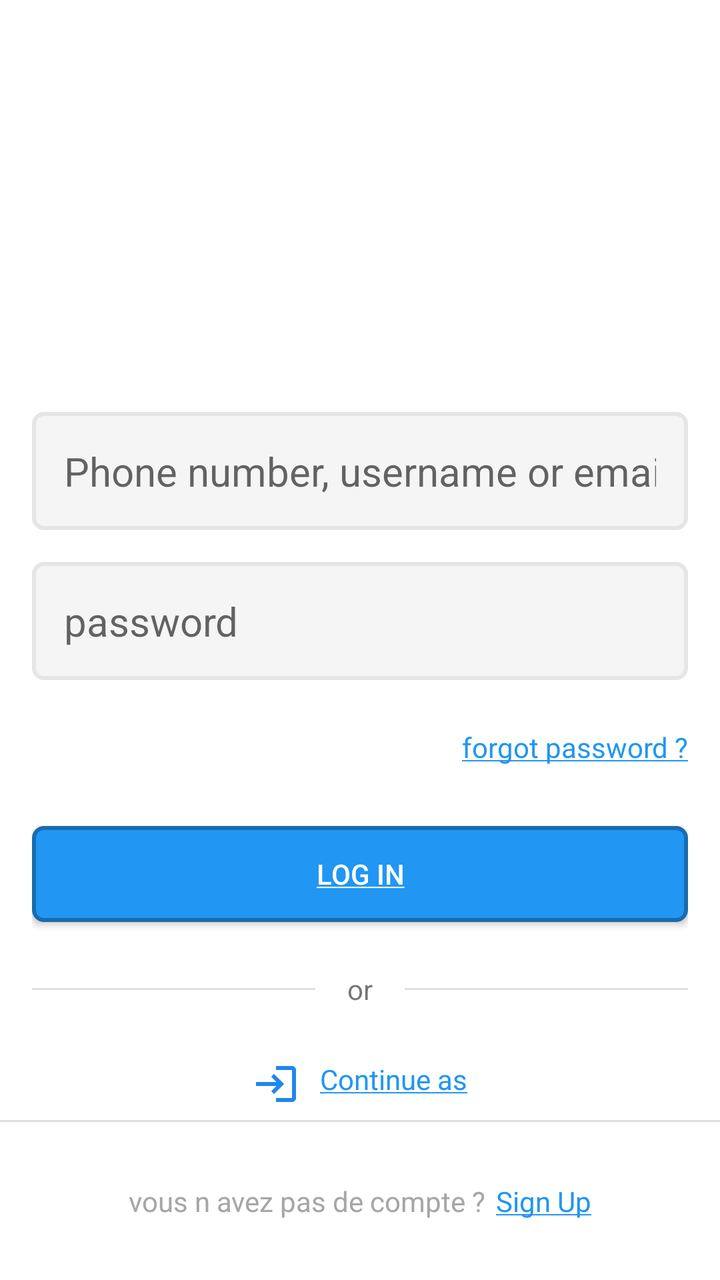
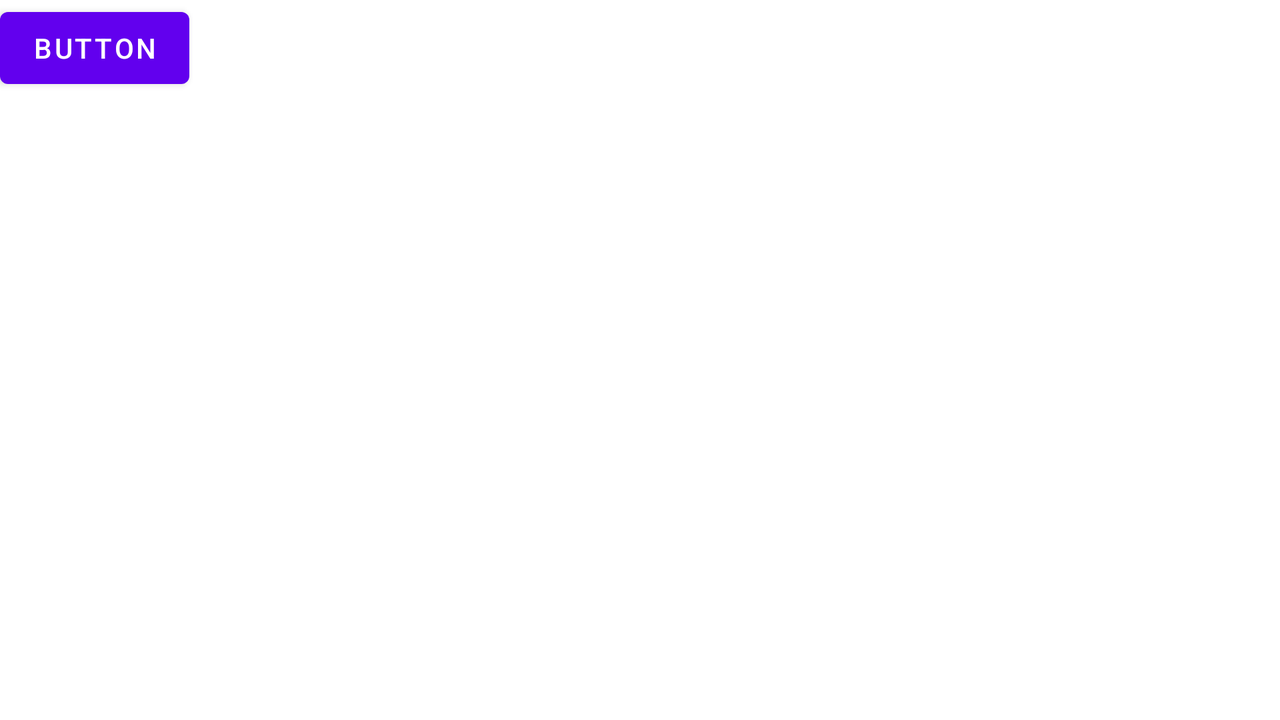

Compare how this app lays out the same screen by default and in its alternative resource folder. The renders come first, then the two layout files and the values they reference.
<!-- AndroidManifest.xml: application theme Theme.Seance2 -->
<!-- res/layout/activity_login.xml -->
<?xml version="1.0" encoding="utf-8"?>
<LinearLayout xmlns:android="http://schemas.android.com/apk/res/android"
    xmlns:app="http://schemas.android.com/apk/res-auto"
    xmlns:tools="http://schemas.android.com/tools"
    android:id="@+id/main"
    android:layout_width="match_parent"
    android:layout_height="match_parent"
    android:orientation="vertical"
    tools:context=".LoginActivity">

    <LinearLayout
        android:id="@+id/headerLayout"
        android:layout_width="match_parent"
        android:layout_height="200dp"
        android:gravity="bottom"
        android:orientation="horizontal">

        <ImageView
            android:id="@+id/imageView2"
            android:layout_width="wrap_content"
            android:layout_height="100dp"
            android:src="@drawable/instagram" />
    </LinearLayout>

    <LinearLayout
        android:id="@+id/mainLayout"
        android:layout_width="match_parent"
        android:layout_height="match_parent"
        android:layout_marginLeft="16dp"
        android:layout_marginRight="16dp"
        android:gravity="center"
        android:layout_weight="1"
        android:orientation="vertical">

        <EditText
            android:id="@+id/username"
            android:layout_width="match_parent"
            android:layout_height="wrap_content"
            android:layout_marginBottom="16dp"
            android:background="@drawable/bg_input"
            android:ems="10"
            android:hint="@string/username"
            android:inputType="text"
            android:padding="16dp"
            android:textSize="20sp" />

        <EditText
            android:id="@+id/password"
            android:layout_width="match_parent"
            android:layout_height="wrap_content"
            android:layout_marginBottom="24dp"
            android:background="@drawable/bg_input"
            android:ems="10"
            android:hint="@string/password"
            android:inputType="text"
            android:padding="16dp"
            android:textSize="20sp" />

        <TextView
            android:id="@+id/forgot"
            android:layout_width="match_parent"
            android:layout_height="wrap_content"
            android:gravity="right"
            android:text="@string/forgot_password"
            android:textColor="@color/blue" />

        <androidx.appcompat.widget.AppCompatButton
            android:id="@+id/login"
            android:layout_width="match_parent"
            android:layout_height="wrap_content"
            android:layout_marginTop="30dp"
            android:background="@drawable/login_bg"
            android:text="@string/login"
            android:textColor="@color/white" />

        <LinearLayout
            android:layout_width="match_parent"
            android:layout_height="wrap_content"
            android:layout_marginTop="24dp"
            android:gravity="center"
            android:orientation="horizontal">

            <View
                android:id="@+id/divider2"
                android:layout_width="match_parent"
                android:layout_height="1dp"
                android:layout_weight="1"
                android:background="?android:attr/listDivider" />

            <TextView
                android:id="@+id/textView8"
                android:layout_width="wrap_content"
                android:layout_height="wrap_content"
                android:layout_marginLeft="16dp"
                android:layout_marginRight="16dp"
                android:text="or" />

            <View
                android:id="@+id/divider3"
                android:layout_width="match_parent"
                android:layout_height="1dp"
                android:layout_weight="1"
                android:background="?android:attr/listDivider" />
        </LinearLayout>

        <LinearLayout
            android:layout_width="match_parent"
            android:layout_height="wrap_content"
            android:gravity="center_horizontal"
            android:orientation="horizontal">

            <TextView
                android:id="@+id/facebook"
                android:layout_width="wrap_content"
                android:layout_height="wrap_content"

                android:drawableLeft="@drawable/outline_login_24"
                android:drawablePadding="10dp"
                android:layout_marginTop="26dp"
                android:text="@string/continue_as"
                android:textAlignment="textEnd"
                android:textColor="@color/blue" />



        </LinearLayout>

    </LinearLayout>

    <LinearLayout
        android:id="@+id/footerLayout"
        android:layout_width="match_parent"
        android:layout_height="80dp"
        android:gravity="center"
        android:orientation="vertical">

        <View
            android:id="@+id/divider"
            android:layout_width="match_parent"
            android:layout_height="1dp"
            android:background="?android:attr/listDivider" />

        <LinearLayout
            android:layout_width="match_parent"
            android:layout_height="match_parent"
            android:gravity="center"
            android:orientation="horizontal">

            <TextView
                android:id="@+id/textView"
                android:layout_width="wrap_content"
                android:layout_height="wrap_content"
                android:layout_marginRight="5dp"
                android:text="@string/account"
                android:textColor="@color/light_gray" />

            <TextView
                android:id="@+id/textView5"
                android:layout_width="wrap_content"
                android:layout_height="wrap_content"
                android:text="@string/sing_up"
                android:textColor="@color/blue" />
        </LinearLayout>

    </LinearLayout>
</LinearLayout>
<!-- resources referenced by this layout -->
<resources>
  <color name="blue">#2196F3</color>
  <color name="light_gray">#A6A6A6</color>
  <color name="white">#FFFFFFFF</color>
  <!-- drawable bg_input (drawable) -->
  <?xml version="1.0" encoding="utf-8"?>
  <shape android:shape="rectangle" xmlns:android="http://schemas.android.com/apk/res/android">
  
      <solid android:color="@color/bg_color"></solid>
      <corners android:radius="5dp"></corners>
      <stroke android:color="@color/bg_color_border" android:width="2dp"></stroke>
  </shape>
  <!-- drawable login_bg (drawable) -->
  <?xml version="1.0" encoding="utf-8"?>
  <shape android:shape="rectangle" xmlns:android="http://schemas.android.com/apk/res/android">
      <solid android:color="@color/blue"></solid>
      <corners android:radius="5dp"></corners>
      <stroke android:color="@color/blue_border" android:width="2dp"></stroke>
  
  </shape>
  <!-- drawable outline_login_24 (drawable) -->
  <vector xmlns:android="http://schemas.android.com/apk/res/android" android:height="24dp" android:tint="#2187ED" android:viewportHeight="24" android:viewportWidth="24" android:width="24dp">
        
      <path android:fillColor="@android:color/white" android:pathData="M11,7L9.6,8.4l2.6,2.6H2v2h10.2l-2.6,2.6L11,17l5,-5L11,7zM20,19h-8v2h8c1.1,0 2,-0.9 2,-2V5c0,-1.1 -0.9,-2 -2,-2h-8v2h8V19z"/>
      
  </vector>
  <string name="account">vous n avez pas de compte ?</string>
  <string name="continue_as"><u>Continue as</u></string>
  <string name="forgot_password"><u>forgot password ?</u></string>
  <string name="login"><u>Log In</u></string>
  <string name="password">password</string>
  <string name="sing_up"><u>Sign Up</u></string>
  <string name="username">Phone number, username or email</string>
  <style name="Theme.Seance2" parent="Theme.MaterialComponents.DayNight.DarkActionBar">
          
          <item name="colorPrimary">@color/purple_500</item>
          <item name="colorPrimaryVariant">@color/purple_700</item>
          <item name="colorOnPrimary">@color/white</item>
          
          <item name="colorSecondary">@color/teal_200</item>
          <item name="colorSecondaryVariant">@color/teal_700</item>
          <item name="colorOnSecondary">@color/black</item>
          
          <item name="android:statusBarColor">?attr/colorPrimaryVariant</item>
          
      </style>
  <color name="bg_color">#f5f5f5</color>
  <color name="bg_color_border">#e5e5e5</color>
  <color name="blue_border">#186CAF</color>
  <color name="purple_500">#FF6200EE</color>
  <color name="purple_700">#FF3700B3</color>
  <color name="teal_200">#FF03DAC5</color>
  <color name="teal_700">#FF018786</color>
  <color name="black">#FF000000</color>
</resources>
<!-- res/layout-land/activity_login.xml (the repository's variant of the layout above) -->
<!-- drawn on the phone turned sideways -->
<?xml version="1.0" encoding="utf-8"?>
<androidx.constraintlayout.widget.ConstraintLayout xmlns:android="http://schemas.android.com/apk/res/android"
    xmlns:tools="http://schemas.android.com/tools"
    android:layout_width="match_parent"
    android:layout_height="match_parent">

    <Button
        android:id="@+id/button"
        android:layout_width="wrap_content"
        android:layout_height="wrap_content"
        android:text="Button"
        tools:layout_editor_absoluteX="192dp"
        tools:layout_editor_absoluteY="128dp" />
</androidx.constraintlayout.widget.ConstraintLayout>
<!-- resources referenced by the variant -->
<!-- as the phone turned sideways resolves them -->
<resources>
  <style name="Theme.Seance2" parent="Theme.MaterialComponents.DayNight.DarkActionBar">
          
          <item name="colorPrimary">@color/purple_500</item>
          <item name="colorPrimaryVariant">@color/purple_700</item>
          <item name="colorOnPrimary">@color/white</item>
          
          <item name="colorSecondary">@color/teal_200</item>
          <item name="colorSecondaryVariant">@color/teal_700</item>
          <item name="colorOnSecondary">@color/black</item>
          
          <item name="android:statusBarColor">?attr/colorPrimaryVariant</item>
          
      </style>
  <color name="purple_500">#FF6200EE</color>
  <color name="purple_700">#FF3700B3</color>
  <color name="white">#FFFFFFFF</color>
  <color name="teal_200">#FF03DAC5</color>
  <color name="teal_700">#FF018786</color>
  <color name="black">#FF000000</color>
</resources>
